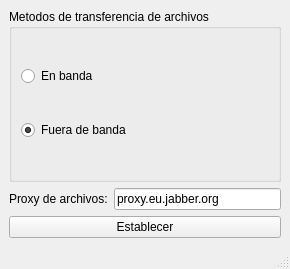
<?xml version="1.0" encoding="UTF-8"?>
<ui version="4.0">
 <class>ventanaopcionesxmpp</class>
 <widget class="QMainWindow" name="ventanaopcionesxmpp">
  <property name="geometry">
   <rect>
    <x>0</x>
    <y>0</y>
    <width>290</width>
    <height>269</height>
   </rect>
  </property>
  <property name="windowTitle">
   <string>Opciones Xmpp</string>
  </property>
  <widget class="QWidget" name="centralwidget">
   <layout class="QVBoxLayout" name="verticalLayout">
    <item>
     <widget class="QGroupBox" name="groupBox">
      <property name="title">
       <string>Metodos de transferencia de archivos</string>
      </property>
      <layout class="QVBoxLayout" name="verticalLayout_2">
       <item>
        <widget class="QRadioButton" name="checkEnBanda">
         <property name="text">
          <string>En banda</string>
         </property>
        </widget>
       </item>
       <item>
        <widget class="QRadioButton" name="checkFueraDeBanda">
         <property name="text">
          <string>Fuera de banda</string>
         </property>
         <property name="checked">
          <bool>true</bool>
         </property>
        </widget>
       </item>
      </layout>
     </widget>
    </item>
    <item>
     <layout class="QHBoxLayout" name="horizontalLayout">
      <item>
       <widget class="QLabel" name="label">
        <property name="text">
         <string>Proxy de archivos:</string>
        </property>
       </widget>
      </item>
      <item>
       <widget class="QLineEdit" name="textoProxy">
        <property name="text">
         <string>proxy.eu.jabber.org</string>
        </property>
       </widget>
      </item>
     </layout>
    </item>
    <item>
     <widget class="QPushButton" name="botonEstablecer">
      <property name="text">
       <string>Establecer</string>
      </property>
     </widget>
    </item>
   </layout>
  </widget>
  <widget class="QStatusBar" name="statusbar"/>
 </widget>
 <resources/>
 <connections/>
</ui>
